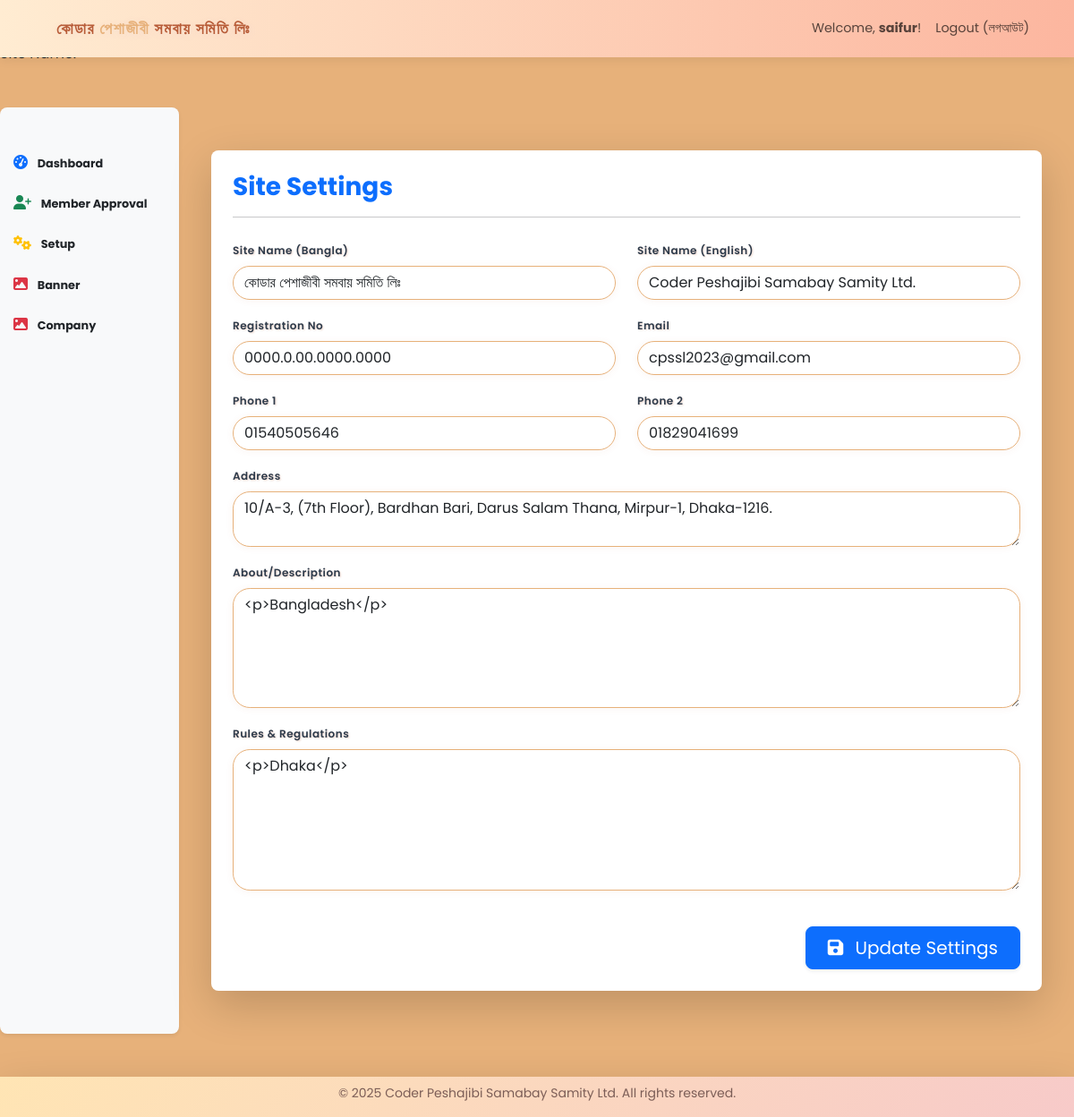
/admin/settings.php (signed in), run on the app's committed database.
### tables this page shows
CREATE TABLE `setup` (
  `id` int(11) NOT NULL,
  `site_name_bn` varchar(255) NOT NULL,
  `site_name_en` varchar(255) NOT NULL,
  `registration_no` varchar(100) DEFAULT NULL,
  `address` text DEFAULT NULL,
  `email` varchar(100) DEFAULT NULL,
  `phone1` varchar(20) DEFAULT NULL,
  `phone2` varchar(20) DEFAULT NULL,
  `about_text` text DEFAULT NULL,
  `rules_regulation` text DEFAULT NULL
);

### config/config.php (called while the page is built, shortened)
<?php
$host = 'localhost';
$db   = 'samity_db';
$user = 'root';
$pass = '';
$charset = 'utf8mb4';
$dsn = "mysql:host=$host;dbname=$db;charset=$charset";
$options = [
    PDO::ATTR_ERRMODE            => PDO::ERRMODE_EXCEPTION,
    PDO::ATTR_DEFAULT_FETCH_MODE => PDO::FETCH_ASSOC,
    PDO::ATTR_EMULATE_PREPARES   => false,
];
try {
    $pdo = new PDO($dsn, $user, $pass, $options);
    $stmt = $pdo->query("SELECT * FROM setup");
    $setupData = $stmt->fetchAll();
} catch (PDOException $e) {
    throw new PDOException($e->getMessage(), (int)$e->getCode());
}

### admin/settings.php (the view, shortened to what this page needs)
<?php
include_once '../config/config.php';
$stmt = $pdo->query("SELECT * FROM setup LIMIT 1");
$settings = $stmt->fetch(PDO::FETCH_ASSOC);
?>
<!DOCTYPE html>
<html lang="en">
<?php include '../includes/head.php'; ?>
<body>
<?php include '../includes/header.php'; ?>
<div class="container-fluid py-5">
    <div class="row">
        <?php include '../includes/side_bar.php'; ?>
        <main class="col-12 col-md-10 col-lg-10 px-md-4">
            <div class="container py-5">
                <div class="card shadow-lg rounded-3 border-0">
                    <div class="card-body p-4">
                        <h3 class="mb-3 text-primary fw-bold">Site Settings</h3>
                        <hr class="mb-4" />
                        <form method="post" action="../process/update_settings.php">
                            <div class="row">
                                <div class="col-md-6 mb-3">
                                    <label for="site_name_bn" class="form-label">Site Name (Bangla)</label>
                                    <input type="text" class="form-control" id="site_name_bn" name="site_name_bn" value="<?= htmlspecialchars($settings['site_name_bn'] ?? '') ?>" required>
                                </div>
                                <div class="col-md-6 mb-3">
                                    <label for="site_name_en" class="form-label">Site Name (English)</label>
                                    <input type="text" class="form-control" id="site_name_en" name="site_name_en" value="<?= htmlspecialchars($settings['site_name_en'] ?? '') ?>" required>
                                </div>
                                <div class="col-md-6 mb-3">
                                    <label for="registration_no" class="form-label">Registration No</label>
                                    <input type="text" class="form-control" id="registration_no" name="registration_no" value="<?= htmlspecialchars($settings['registration_no'] ?? '') ?>">
                                </div>
                                <div class="col-md-6 mb-3">
                                    <label for="email" class="form-label">Email</label>
                                    <input type="email" class="form-control" id="email" name="email" value="<?= htmlspecialchars($settings['email'] ?? '') ?>">
                                </div>
                                <div class="col-md-6 mb-3">
                                    <label for="phone1" class="form-label">Phone 1</label>
                                    <input type="text" class="form-control" id="phone1" name="phone1" value="<?= htmlspecialchars($settings['phone1'] ?? '') ?>">
                                </div>
                                <div class="col-md-6 mb-3">
                                    <label for="phone2" class="form-label">Phone 2</label>
                                    <input type="text" class="form-control" id="phone2" name="phone2" value="<?= htmlspecialchars($settings['phone2'] ?? '') ?>">
                                </div>
                                <div class="col-12 mb-3">
                                    <label for="address" class="form-label">Address</label>
                                    <textarea class="form-control" id="address" name="address" rows="2"><?= htmlspecialchars($settings['address'] ?? '') ?></textarea>
                                </div>
                                <div class="col-12 mb-3">
                                    <label for="about_text" class="form-label">About/Description</label>
                                    <textarea class="form-control" id="about_text" name="about_text" rows="5"><?= htmlspecialchars($settings['about_text'] ?? '') ?></textarea>
                                </div>
                                <div class="col-12 mb-3">
                                    <label for="rules_regulation" class="form-label">Rules & Regulations</label>
                                    <textarea class="form-control" id="rules_regulation" name="rules_regulation" rows="6"><?= htmlspecialchars($settings['rules_regulation'] ?? '') ?></textarea>
                                </div>
                                <div class="col-12 mt-4 text-end">
                                    <button type="submit" class="btn btn-primary btn-lg px-4 shadow-sm">
                                        <i class="fa fa-save me-2"></i> Update Settings
                                    </button>
                                </div>
                            </div>
                        </form>
                    </div>
                </div>
            </div>
        </main>
    </div>
</div>
<?php include '../includes/footer.php'; ?>
</body>
</html>

### assets/style.css (style rules this page uses)
body { background-color:#e7b17a; font-family: 'Poppins', Arial, sans-serif; background-size: cover; }
.card { box-shadow: 0 4px 24px rgba(0,0,0,0.08); border-radius: 16px; }
.form-label { font-weight: 600; color: #2d3a4a; letter-spacing: 0.5px; text-shadow: 1px 1px 2px #b85c3844; font-size: 12px !important; }
.form-control, .form-select { border-radius: 1.2rem; background: rgba(255,255,255,0.95); border: 1.5px solid #e7b17a; box-shadow: 0 1px 8px #b85c3811; transition: box-shadow 0.2s, border-color 0.2s, background 0.2s; }

### data on the page
setup: site_name_bn "কোডার পেশাজীবী সমবায় সমিতি লিঃ", site_name_en "Coder Peshajibi Samabay Samity Ltd.", registration_no "0000.0.00.0000.0000", email "cpssl2023@gmail.com", phone1 "01540505646", phone2 "01829041699", address "10/A-3, (7th Floor), Bardhan Bari, Darus Salam Thana, Mirpur-1, Dhaka-1216.", about_text "<p>Bangladesh</p>", rules_regulation "<p>Dhaka</p>"

### other printed values
$_SESSION['user_name'] "saifur"
